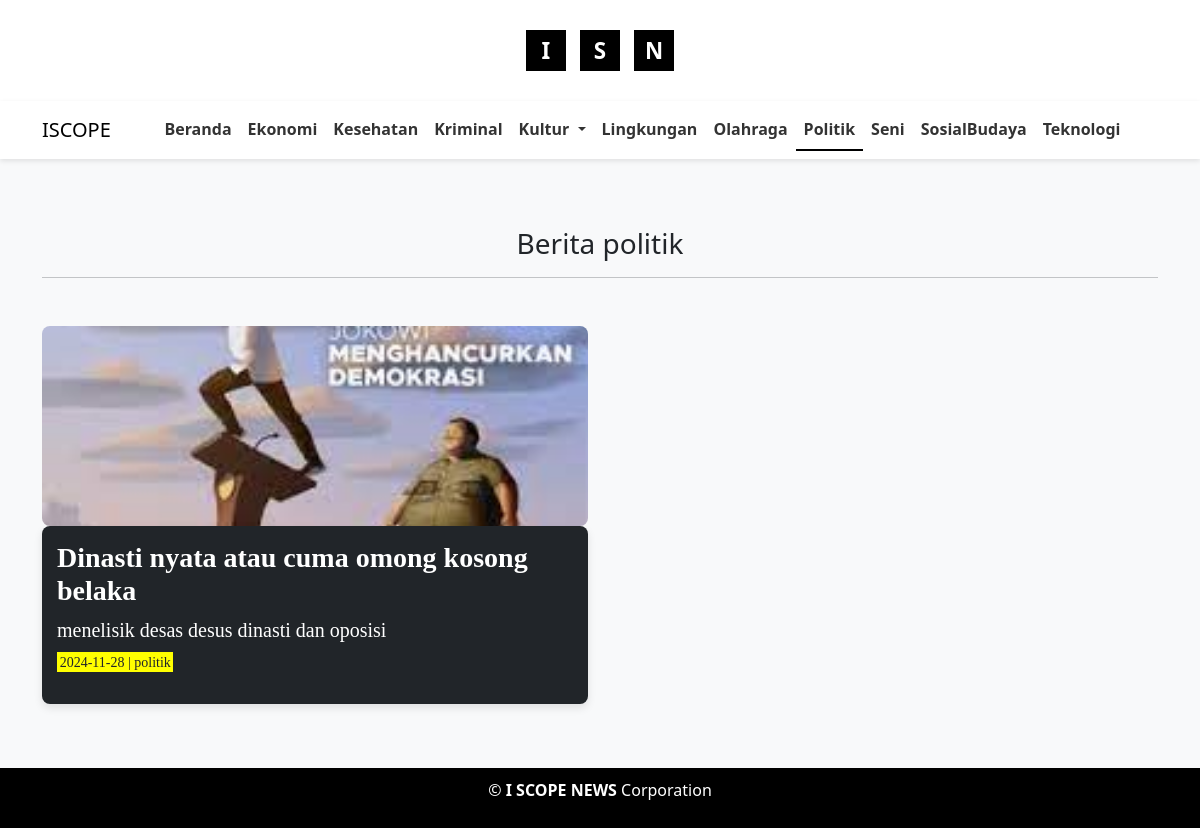
The app's page /?page=politik with its own data.
### tables this page shows
CREATE TABLE `politik` (
  `id` int NOT NULL,
  `tgl` date NOT NULL,
  `judul` varchar(255) NOT NULL,
  `subjudul` varchar(255) NOT NULL DEFAULT '',
  `img` varchar(255) NOT NULL,
  `text` longtext NOT NULL,
  `jenis` varchar(50) NOT NULL
);

### politik.php (the view, shortened to what this page needs)
<!DOCTYPE html>
<html lang="en">
<head>
    <link href="https://stackpath.bootstrapcdn.com/bootstrap/4.5.2/css/bootstrap.min.css" rel="stylesheet">
    <link href="https://cdn.jsdelivr.net/npm/bootstrap@5.3.3/dist/css/bootstrap.min.css" rel="stylesheet">
    <link href="https://cdnjs.cloudflare.com/ajax/libs/font-awesome/6.6.0/css/all.min.css" rel="stylesheet" />
    <link href="https://cdn.jsdelivr.net/npm/bootstrap@5.3.0-alpha1/dist/css/bootstrap.min.css" rel="stylesheet">
</head>
<body>
    <div class="container mt-5">
        <div class="text-center mb-5">
            <h3>Berita politik</h3>
            <hr>
        </div>
        <div class="row">
            <?php
            include 'koneksi.php';
            $sql = mysqli_query($koneksi, "SELECT * FROM politik ORDER BY tgl DESC");
            while ($data = mysqli_fetch_array($sql)) {
            ?>
                <div class="col-lg-6 col-md-12 mb-4">
                    <div class="team-item">
                        <img src="admin/politik/<?php echo htmlspecialchars($data['img']); ?>" alt="Berita politik">
                        <div class="content bg-dark">
                            <a href="politik_lengkap.php?id=<?php echo $data['id']; ?>">
                                <h3><b><?php echo htmlspecialchars($data['judul']); ?></b></h3>
                                <h5><?php echo htmlspecialchars($data['subjudul']); ?></h5>
                                <p><mark><?php echo $data['tgl']; ?> | <?php echo htmlspecialchars($data['jenis']); ?></mark></p>
                            </a>
                        </div>
                    </div>
                </div>
            <?php } ?>
        </div>
    </div>
</body>
</html>

### index.php (style rules this page uses)
body { margin: 0; font-family: 'Roboto', sans-serif; display: flex; flex-direction: column; min-height: 100vh; background-color: #ffffff; color: #333333; }
mark { background-color: yellow; }

### politik.php (style rules this page uses)
body { background-color: #f8f9fa; }
.team-item img { width: 100%; height: 200px; object-fit: cover; border-radius: 8px; }
.row { display: flex; flex-wrap: wrap; }
.team-item { display: flex; flex-direction: column; justify-content: space-between; height: 100%; }
.content { padding: 15px; border-radius: 8px; box-shadow: 0 4px 8px rgba(0, 0, 0, 0.1); margin-bottom: 20px; font-family: 'Times New Roman', Times, serif; display: flex; flex-direction: column; height: 100%; }
.content h3, .content h5 { margin: 0 0 10px; color: white; word-wrap: break-word; overflow-wrap: break-word; white-space: normal; }
.content p { font-size: 14px; color: white; }
.content a { text-decoration: none; color: white; }
mark { background: yellow; }

### records on screen
politik: img (picture), judul "Dinasti nyata atau cuma omong kosong belaka", subjudul "menelisik desas desus dinasti dan oposisi", tgl "2024-11-28", jenis "politik"
